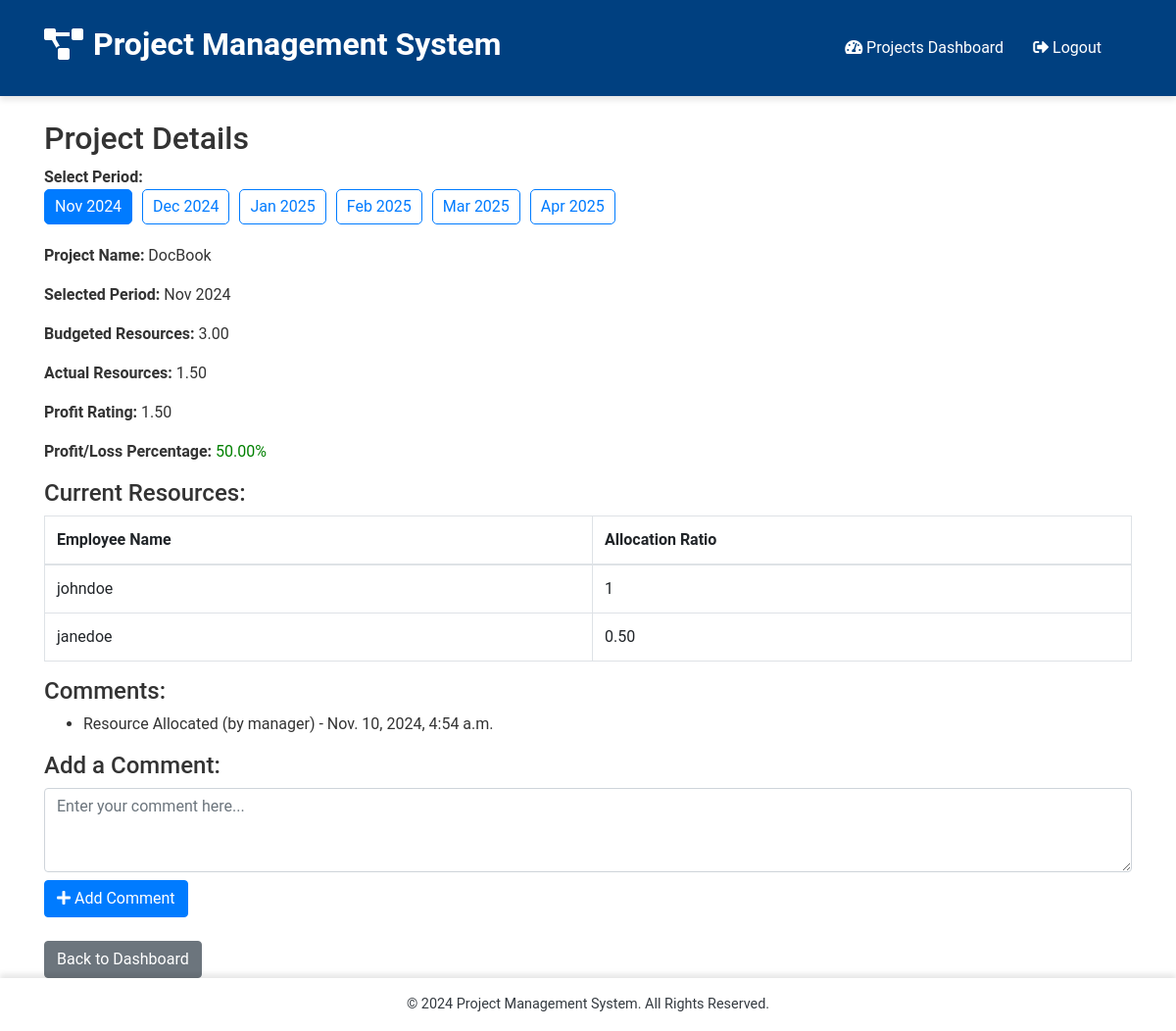
Page /project/2/ (signed in) on the committed database.
### app/models.py (models this page shows, shortened)
class Project(models.Model):
    name = models.CharField(max_length=100)

class ProjectBudget(models.Model):
    project = models.ForeignKey(Project, related_name='budgets', on_delete=models.CASCADE)
    month = models.CharField(max_length=50, null=True, blank=True)
    year = models.CharField(max_length=50, null=True, blank=True)
    budgeted_resources = models.DecimalField(max_digits=5, decimal_places=2)
    actual_resources = models.DecimalField(max_digits=4, decimal_places=2, null=True, blank=True)
    resource_details = models.TextField(null=True, blank=True)
    comments = models.ManyToManyField(settings.AUTH_USER_MODEL, through='ProjectComment', related_name='commented_projects', blank=True)

class EmployeeResource(models.Model):
    project_budget = models.ForeignKey(ProjectBudget, related_name='employee_resources', on_delete=models.CASCADE)
    employee = models.ForeignKey(settings.AUTH_USER_MODEL, on_delete=models.CASCADE)
    allocation_ratio = models.CharField(max_length=10)
    class Meta:
        unique_together = ('project_budget', 'employee')

class User(AbstractUser):
    ROLE_CHOICES = (
        ('Manager', 'Manager'),
        ('Team Lead', 'Team Lead'),
        ('Employee', 'Employee'),
    )
    role = models.CharField(max_length=10, choices=ROLE_CHOICES)

class ProjectComment(models.Model):
    project_budget = models.ForeignKey(ProjectBudget, on_delete=models.CASCADE, null=True, blank=True)
    user = models.ForeignKey(settings.AUTH_USER_MODEL, on_delete=models.CASCADE, null=True, blank=True)
    text = models.TextField()
    created_at = models.DateTimeField(auto_now_add=True)

### app/views.py (the view, shortened to what this page needs)
# urls.py: path('project/<int:project_id>/', views.project_details, name='project_details'),
@login_required
def project_details(request, project_id):
    project = get_object_or_404(Project, pk=project_id)
    start_month = project.budgets.first().month
    start_year = project.budgets.first().year
    start_month_idx = list(calendar.month_abbr).index(start_month)
    start_year = int(start_year)
    available_periods = []
    for i in range(6):
        next_month = (start_month_idx + i - 1) % 12 + 1
        next_year = start_year + ((start_month_idx + i - 1) // 12)
        available_periods.append(f"{calendar.month_abbr[next_month]} {next_year}")
    selected_period = request.GET.get('period', available_periods[0])  # Default to the first period if none is selected
    try:
        month, year = selected_period.split()
    except ValueError:
        month, year = None, None
    budget = ProjectBudget.objects.filter(project=project, month=month, year=year).first()
    recent_comments = ProjectComment.objects.filter(project_budget=budget).order_by('-created_at') if budget else None
    employee_resources = EmployeeResource.objects.filter(project_budget=budget) if budget else []
    actual_resources = Decimal(
        sum(
            float(resource.allocation_ratio)
            for resource in employee_resources
            if isinstance(resource.allocation_ratio, (int, float)) or
            resource.allocation_ratio.lower() not in ['intern', 'interns']
        )
    )
    profit_rating = Decimal(budget.budgeted_resources) - actual_resources if budget else None
    profit_loss_percentage = (
        (profit_rating / Decimal(budget.budgeted_resources)) * 100 if budget and budget.budgeted_resources != 0 else None
    )
    return render(request, 'project_details.html', {
        'project': project,
        'budget': budget,
        'available_periods': available_periods,
        'selected_period': selected_period,
        'recent_comments': recent_comments,
        'employee_resources': employee_resources,
        'actual_resources': actual_resources,
        'profit_rating': profit_rating,
        'profit_loss_percentage': profit_loss_percentage,
    })

### app/templates/project_details.html (shortened to what this page needs)
{% extends 'base.html' %}
{% block content %}
<h2>Project Details</h2>
<div class="period-nav">
    <strong>Select Period:</strong>
    <div class="period-links">
        {% for period in available_periods %}
        <a href="?period={{ period }}" class="period-link {% if selected_period == period %}active{% endif %}">{{ period }}</a>
        {% endfor %}
    </div>
</div>
<div class="project-details">
    <p><strong>Project Name:</strong> {{ project.name }}</p>
    <p><strong>Selected Period:</strong> {{ selected_period|default:"No period selected" }}</p>
    <p>
        <strong>Budgeted Resources:</strong> {{ budget.budgeted_resources }}
    </p>
    <p><strong>Actual Resources:</strong> {{ actual_resources|default:"Yet to be filled"|floatformat:2 }}</p>
    <p><strong>Profit Rating:</strong> {{ profit_rating|default:"N/A"|floatformat:2 }}</p>
    {% if profit_loss_percentage is not None %}
        <p>
            <strong>Profit/Loss Percentage:</strong>
            <span style="color: {% if profit_loss_percentage >= 0 %}green{% else %}red{% endif %};">
                {{ profit_loss_percentage|floatformat:2 }}%
            </span>
        </p>
    {% endif %}
</div>
<h4>Current Resources:
</h4>
<table class="table table-bordered">
    <thead>
        <tr>
            <th>Employee Name</th>
            <th>Allocation Ratio</th>
        </tr>
    </thead>
    <tbody>
        {% if employee_resources %}
            {% for resource in employee_resources %}
            <tr>
                <td>{{ resource.employee.username }}</td>
                <td>
                    {% if resource.allocation_ratio == 'intern' %}
                        Intern
                    {% else %}
                        {{ resource.allocation_ratio }}
                    {% endif %}
                </td>
            </tr>
            {% endfor %}
        {% else %}
            <tr>
                <td colspan="4">No resources assigned yet.</td>
            </tr>
        {% endif %}
    </tbody>
</table>
<h4>Comments:</h4>
<ul>
    {% if recent_comments %}
        {% for comment in recent_comments %}
        <li>
            {{ comment.text }} (by {{ comment.user.username }}) - {{ comment.created_at }}
        </li>
        {% endfor %}
    {% else %}
    <li>No comments yet.</li>
    {% endif %}
</ul>
<h4>Add a Comment:</h4>
<form method="post" action="{% url 'add_comment' project.id %}?period={{ selected_period }}">
    <textarea name="comment_text" class="form-control" rows="3" placeholder="Enter your comment here..."></textarea>
    <button type="submit" class="btn btn-primary mt-2"><i class="fas fa-plus"></i> Add Comment</button>
</form>
<a href="/manager_dashboard/" class="btn btn-secondary mt-4">Back to Dashboard</a>
{% endblock %}

### app/static/css/style.css (style rules this page uses)
body { font-family: 'Roboto', 'Helvetica', sans-serif; background-color: #ffffff; color: #333; overflow-x: hidden; }
.fade-in { animation: fadeInPage 0.7s ease-in-out; }

### app/templates/project_details.html (style rules this page uses)
.period-nav { margin-bottom: 20px; }
.period-links { display: flex; gap: 10px; flex-wrap: wrap; }
.period-link { padding: 5px 10px; border: 1px solid #007bff; border-radius: 5px; text-decoration: none; color: #007bff; transition: background-color 0.3s, color 0.3s; }
.period-link.active { background-color: #007bff; color: #fff; }
.project-details { margin-top: 20px; }

### rows in the picture
Project: name "DocBook"
ProjectBudget: budgeted_resources "3.00"
EmployeeResource: employee.username "johndoe", allocation_ratio "1"
EmployeeResource: employee.username "janedoe", allocation_ratio "0.50"
ProjectComment: text "Resource Allocated", user.username "manager", created_at "Nov. 10, 2024, 4:54 a.m."

### other values in the picture
{{ period }} "Nov 2024" "Dec 2024" "Jan 2025" "Feb 2025" "Mar 2025" "Apr 2025"
{{ selected_period|default:"No period selected" }} "Nov 2024"
{{ actual_resources|default:"Yet to be filled"|floatformat:2 }} "1.50"
{{ profit_rating|default:"N/A"|floatformat:2 }} "1.50"
{{ profit_loss_percentage|floatformat:2 }} "50.00"
